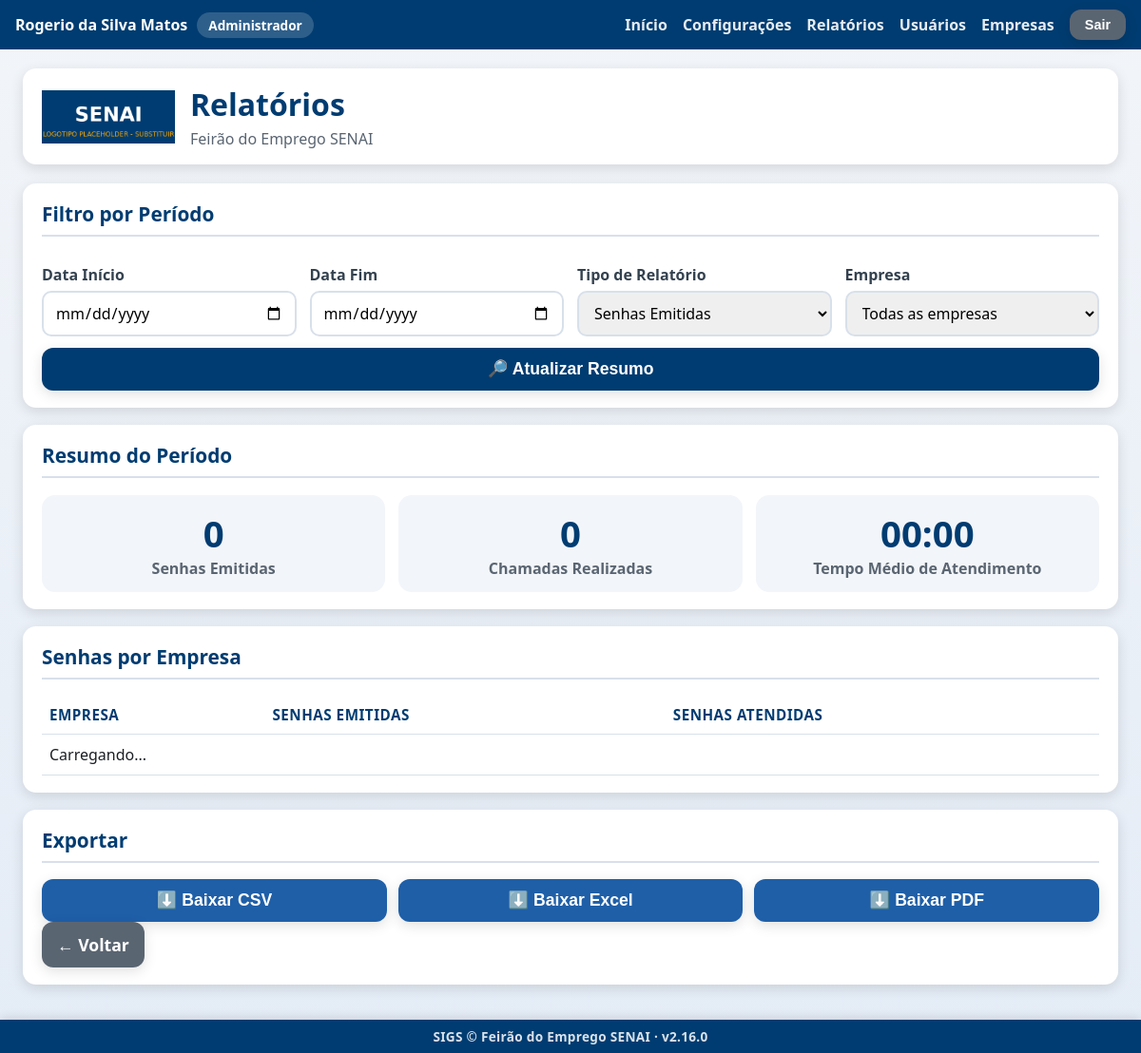
Page /relatorios (signed in) on the committed database.
### tables this page shows
CREATE TABLE usuarios (
            id INTEGER PRIMARY KEY AUTOINCREMENT,
            nome_completo TEXT NOT NULL,
            login TEXT NOT NULL UNIQUE,
            senha_hash TEXT NOT NULL,
            perfil TEXT NOT NULL DEFAULT 'atendente',
            ativo INTEGER NOT NULL DEFAULT 1,
            data_criacao TEXT NOT NULL,
            ultimo_login TEXT
        , empresa_id INTEGER REFERENCES empresas (id), provisionado_por_chave INTEGER NOT NULL DEFAULT 0);

CREATE TABLE configuracoes (
                    chave TEXT PRIMARY KEY,
                    valor TEXT NOT NULL
                );

### app.py (the view)
@app.route("/relatorios")
@auth.login_required
@auth.admin_ou_recrutador_required
def relatorios_tela():
    configuracoes = config_manager.obter_todas()
    usuario_sessao = auth.usuario_logado()
    eh_recrutador = usuario_sessao.get("perfil") == PerfilUsuario.RECRUTADOR
    empresa_recrutador = None
    if eh_recrutador and usuario_sessao.get("empresa_id"):
        empresa_recrutador = database.obter_empresa_por_id(usuario_sessao["empresa_id"])
    return render_template(
        "relatorios.html", config=configuracoes, eh_recrutador=eh_recrutador, empresa_recrutador=empresa_recrutador
    )

### app.py (called while the page is built)
@app.context_processor
def injetar_usuario_logado():
    usuario_sessao = auth.usuario_logado()
    identidade_empresa = None
    if usuario_sessao and usuario_sessao.get("perfil") == PerfilUsuario.RECRUTADOR:
        empresa_id = usuario_sessao.get("empresa_id")
        if empresa_id:
            empresa = database.obter_empresa_por_id(empresa_id)
            if empresa and (empresa.logo_path or empresa.cor_principal):
                identidade_empresa = {"logo_path": empresa.logo_path, "cor": empresa.cor_principal}
    return {
        "usuario_logado": usuario_sessao,
        "eh_admin": auth.eh_admin(),
        "sigs_versao": SIGS_VERSAO,
        "identidade_empresa": identidade_empresa,
    }

### auth.py (called while the page is built, shortened)
def usuario_logado() -> Optional[dict]:
    usuario_id = session.get(CHAVE_SESSAO_USUARIO_ID)
    if usuario_id is None:
        return None
    return {
        "id": usuario_id,
        "nome_completo": session.get(CHAVE_SESSAO_NOME),
        "login": session.get(CHAVE_SESSAO_LOGIN),
        "perfil": session.get(CHAVE_SESSAO_PERFIL),
        "guiche": session.get(CHAVE_SESSAO_GUICHE),
        "empresa_id": session.get(CHAVE_SESSAO_EMPRESA_ID),
        "empresa_nome": session.get(CHAVE_SESSAO_EMPRESA_NOME),
    }

def eh_admin() -> bool:
    return session.get(CHAVE_SESSAO_PERFIL) == PerfilUsuario.ADMIN

def admin_ou_recrutador_required(funcao_view):
    @wraps(funcao_view)
    def wrapper(*args, **kwargs):
        perfil = session.get(CHAVE_SESSAO_PERFIL)
        return funcao_view(*args, **kwargs)
    return wrapper

### config.py (called while the page is built)
    def _conectar(self) -> sqlite3.Connection:
        conexao = sqlite3.connect(str(DATABASE_PATH), timeout=10, check_same_thread=False)
        conexao.row_factory = sqlite3.Row
        return conexao

    def obter_todas(self) -> Dict[str, Any]:
        with self._conectar() as conexao:
            linhas = conexao.execute(f"SELECT chave, valor FROM {TABELA_CONFIGURACOES}").fetchall()
        resultado: Dict[str, Any] = {}
        for linha in linhas:
            chave, valor = linha["chave"], linha["valor"]
            if chave in CHAVES_INTEIRAS:
                try:
                    resultado[chave] = int(valor)
                except (TypeError, ValueError):
                    resultado[chave] = 0
            else:
                resultado[chave] = valor
        return resultado

### templates/relatorios.html (shortened to what this page needs)
{% extends "layout.html" %}
{% block conteudo %}
<div class="pagina pagina-relatorios">
    <header class="cabecalho">
        <img class="logo" src="{{ url_for('static', filename='img/logo.png') }}" alt="Logo SENAI">
        <div class="titulo-evento">
            <h1>Relatórios</h1>
            <p>{{ config.nome_evento }}</p>
        </div>
    </header>
    <main class="conteudo-principal">
        <section class="card card-formulario">
            <h2>Filtro por Período</h2>
            <div class="campos-identificacao">
                <label>
                    Data Início
                    <input type="date" id="filtro-inicio">
                </label>
                <label>
                    Data Fim
                    <input type="date" id="filtro-fim">
                </label>
                <label>
                    Tipo de Relatório
                    <select id="filtro-tipo">
                        <option value="emitidas">Senhas Emitidas</option>
                    </select>
                </label>
                {% if not eh_recrutador %}
                <label>
                    Empresa
                    <select id="filtro-empresa">
                        <option value="">Todas as empresas</option>
                    </select>
                </label>
                {% endif %}
            </div>
            <button id="btn-atualizar-resumo" class="botao botao-primario">🔎 Atualizar Resumo</button>
        </section>
        <section class="card card-resumo">
            <h2>Resumo do Período</h2>
            <div class="resumo-grade">
                <div class="resumo-item">
                    <span class="resumo-valor" id="resumo-emitidas">0</span>
                    <span class="resumo-label">Senhas Emitidas</span>
                </div>
                <div class="resumo-item">
                    <span class="resumo-valor" id="resumo-chamadas">0</span>
                    <span class="resumo-label">Chamadas Realizadas</span>
                </div>
                <div class="resumo-item">
                    <span class="resumo-valor" id="resumo-tempo-medio">00:00</span>
                    <span class="resumo-label">Tempo Médio de Atendimento</span>
                </div>
            </div>
        </section>
        <section class="card card-resumo-empresas">
            <h2>Senhas por Empresa</h2>
            <table class="tabela-fila">
                <thead>
                    <tr>
                        <th>Empresa</th>
                        <th>Senhas Emitidas</th>
                        <th>Senhas Atendidas</th>
                    </tr>
                </thead>
                <tbody id="resumo-empresas-corpo">
                    <tr><td colspan="3">Carregando...</td></tr>
                </tbody>
            </table>
        </section>
        <section class="card card-downloads">
            <h2>Exportar</h2>
            <div class="grade-botoes grade-botoes-relatorio">
                <button id="btn-download-csv" class="botao botao-secundario">⬇️ Baixar CSV</button>
                <button id="btn-download-excel" class="botao botao-secundario">⬇️ Baixar Excel</button>
                <button id="btn-download-pdf" class="botao botao-secundario">⬇️ Baixar PDF</button>
            </div>
            <a href="{{ url_for('index') }}" class="botao botao-terciario">← Voltar</a>
        </section>
    </main>
</div>
{% endblock %}

### templates/layout.html (shortened to what this page needs)
<!DOCTYPE html>
<html lang="pt-BR">
<head>
    <link rel="stylesheet" href="{{ url_for('static', filename='css/style.css') }}">
</head>
<body>
    {% if usuario_logado %}
    <div class="barra-usuario">
        <span class="barra-usuario-info">
            {{ usuario_logado.nome_completo }}
            <span class="barra-usuario-perfil">
                {% if eh_admin %}Administrador
                {% elif usuario_logado.perfil == 'emissor' %}Emissor de Senhas
                {% elif usuario_logado.perfil == 'recrutador' %}Recrutador{% if usuario_logado.empresa_nome %} — {{ usuario_logado.empresa_nome }}{% endif %}
                {% else %}Atendente
                {% endif %}
            </span>
        </span>
        <span class="barra-usuario-acoes">
            <a href="{{ url_for('index') }}">Início</a>
            {% if eh_admin %}
                <a href="{{ url_for('configuracoes_tela') }}">Configurações</a>
                <a href="{{ url_for('relatorios_tela') }}">Relatórios</a>
                <a href="{{ url_for('usuarios_tela') }}">Usuários</a>
                <a href="{{ url_for('empresas_tela') }}">Empresas</a>
            {% elif usuario_logado.perfil == 'recrutador' %}
                <!-- Recrutador também acessa Relatórios (somente da própria
                     empresa — ver auth.admin_ou_recrutador_required e
                     relatorios_tela em app.py), mas não os demais itens do
                     menu administrativo. -->
                <a href="{{ url_for('relatorios_tela') }}">Relatórios</a>
            {% endif %}
            <form method="POST" action="{{ url_for('logout_tela') }}" class="form-logout">
                <button type="submit" class="botao botao-terciario botao-sair">Sair</button>
            </form>
        </span>
    </div>
    {% endif %}
    {% block conteudo %}{% endblock %}
    {% if request.endpoint != 'painel' %}
    <footer class="rodape-sigs">
        SIGS &copy; {{ config.nome_evento if config else 'SENAI' }} &middot; v{{ sigs_versao }}
    </footer>
    {% endif %}
</body>
</html>

### static/css/style.css (style rules this page uses)
:root { --cor-principal: #003C71; --cor-principal-clara: #1F5FA8; --cor-secundaria: #F4A300; --cor-fundo: #F2F5F9; --cor-texto: #1B1F23; --cor-branco: #FFFFFF; --cor-cinza-borda: #D8E0EA; --cor-sucesso: #2E7D32; --cor-erro: #C62828; --sombra-padrao: 0 4px 14px rgba(0, 0, 0, 0.12); --raio-borda: 14px; --transicao-padrao: all 0.25s ease-in-out; }
* { box-sizing: border-box; }
body { margin: 0; font-family: "Segoe UI", Arial, Helvetica, sans-serif; background: linear-gradient(180deg, var(--cor-fundo) 0%, #E4ECF6 100%); color: var(--cor-texto); }
.pagina { max-width: 1200px; margin: 0 auto; padding: 20px 24px; padding-bottom: 72px; }
.cabecalho { display: flex; align-items: center; gap: 16px; background: var(--cor-branco); border-radius: var(--raio-borda); box-shadow: var(--sombra-padrao); padding: 16px 20px; margin-bottom: 20px; }
.cabecalho .logo { height: 56px; width: auto; object-fit: contain; }
.titulo-evento h1 { margin: 0; font-size: 2rem; color: var(--cor-principal); }
.titulo-evento p { margin: 4px 0 0; color: #5A6572; font-size: 1rem; }
.conteudo-principal { display: flex; flex-direction: column; gap: 18px; }
.card { background: var(--cor-branco); border-radius: var(--raio-borda); box-shadow: var(--sombra-padrao); padding: 18px 20px; }
.card h2 { margin-top: 0; color: var(--cor-principal); font-size: 1.3rem; border-bottom: 2px solid var(--cor-cinza-borda); padding-bottom: 8px; }
.campos-identificacao { display: flex; flex-wrap: wrap; gap: 14px; }
.campos-identificacao label, .card-formulario label { display: flex; flex-direction: column; gap: 6px; font-weight: 600; color: #33414F; flex: 1; min-width: 220px; }
input, select { padding: 10px 12px; border: 2px solid var(--cor-cinza-borda); border-radius: 10px; font-size: 1rem; font-family: inherit; transition: var(--transicao-padrao); }
.botao { border: none; border-radius: 12px; padding: 12px 16px; font-size: 1.1rem; font-weight: 700; cursor: pointer; transition: var(--transicao-padrao); box-shadow: var(--sombra-padrao); text-decoration: none; text-align: center; display: inline-flex; align-items: center; justify-content: center; gap: 8px; color: var(--cor-branco); }
.botao-primario { background: var(--cor-principal); }
.botao-secundario { background: var(--cor-principal-clara); }
.botao-terciario { background: #5A6572; }
.grade-botoes { display: grid; grid-template-columns: repeat(auto-fit, minmax(220px, 1fr)); gap: 12px; }
.grade-botoes-relatorio { grid-template-columns: repeat(auto-fit, minmax(180px, 1fr)); }
.tabela-fila { width: 100%; border-collapse: collapse; margin-top: 10px; }
.tabela-fila th, .tabela-fila td { text-align: left; padding: 10px 8px; border-bottom: 1px solid var(--cor-cinza-borda); }
.tabela-fila th { color: var(--cor-principal); font-size: 0.95rem; text-transform: uppercase; letter-spacing: 0.5px; }
.resumo-grade { display: grid; grid-template-columns: repeat(auto-fit, minmax(200px, 1fr)); gap: 14px; text-align: center; }
.resumo-item { background: var(--cor-fundo); border-radius: var(--raio-borda); padding: 14px; }
.resumo-valor { display: block; font-size: 2.4rem; font-weight: 800; color: var(--cor-principal); }
.resumo-label { color: #5A6572; font-weight: 600; }
.card-formulario { display: flex; flex-direction: column; gap: 12px; }
.barra-usuario { display: flex; flex-wrap: wrap; align-items: center; justify-content: space-between; gap: 10px; background: var(--cor-principal); color: var(--cor-branco); padding: 10px 16px; }
.barra-usuario-info { display: flex; align-items: center; gap: 10px; font-weight: 600; flex-wrap: wrap; }
.barra-usuario-perfil, .barra-usuario-guiche { background: rgba(255, 255, 255, 0.18); border-radius: 999px; padding: 4px 12px; font-size: 0.85rem; font-weight: 700; }
.barra-usuario-acoes { display: flex; align-items: center; gap: 16px; flex-wrap: wrap; }
.barra-usuario-acoes a { color: var(--cor-branco); text-decoration: none; font-weight: 600; opacity: 0.9; }
.form-logout { margin: 0; }
.botao-sair { padding: 8px 16px; font-size: 0.9rem; }
.rodape-sigs { position: fixed; left: 0; right: 0; bottom: 0; z-index: 500; background: var(--cor-principal); color: rgba(255, 255, 255, 0.85); text-align: center; font-size: 0.85rem; font-weight: 600; letter-spacing: 0.3px; padding: 8px 12px; box-shadow: 0 -2px 10px rgba(0, 0, 0, 0.12); }

### rows in the picture
usuarios: nome_completo "Rogerio da Silva Matos"
configuracoes: nome_evento "Feirão do Emprego SENAI", valor "Feirão do Emprego SENAI"

### other values in the picture
{{ sigs_versao }} "2.16.0"
